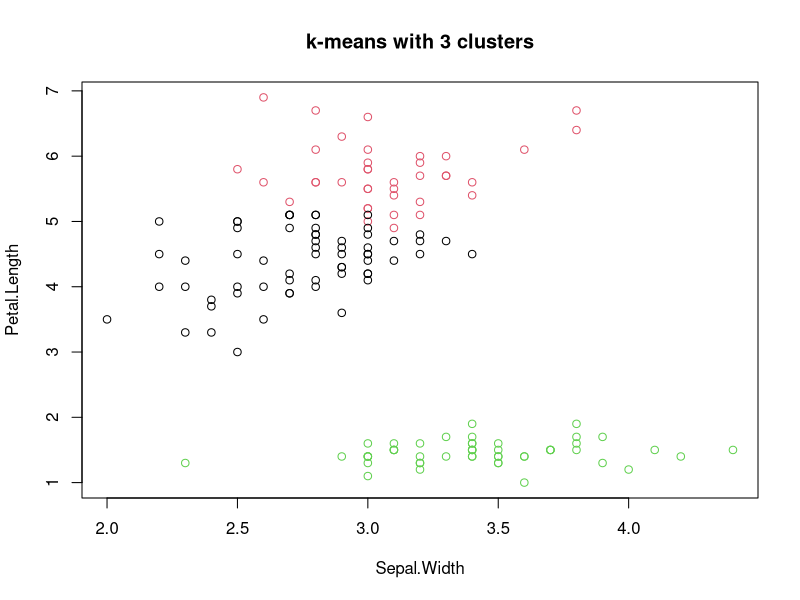
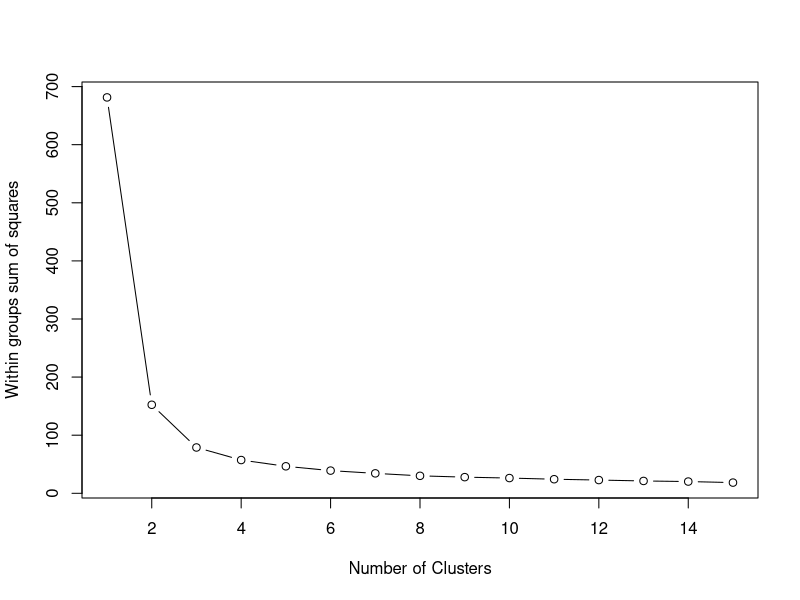
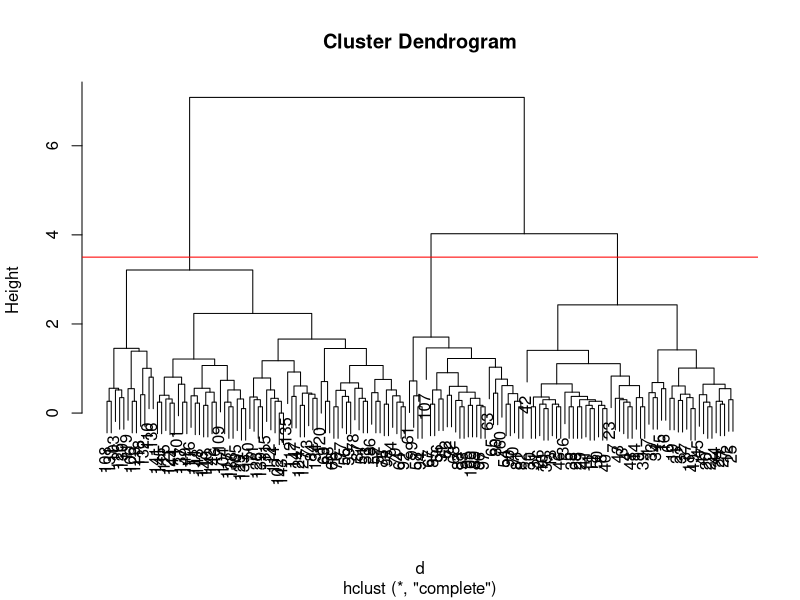
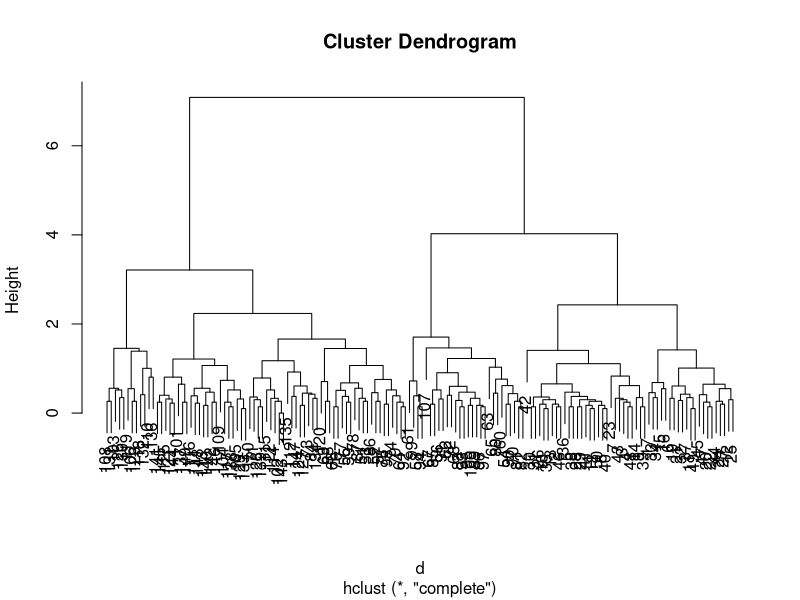
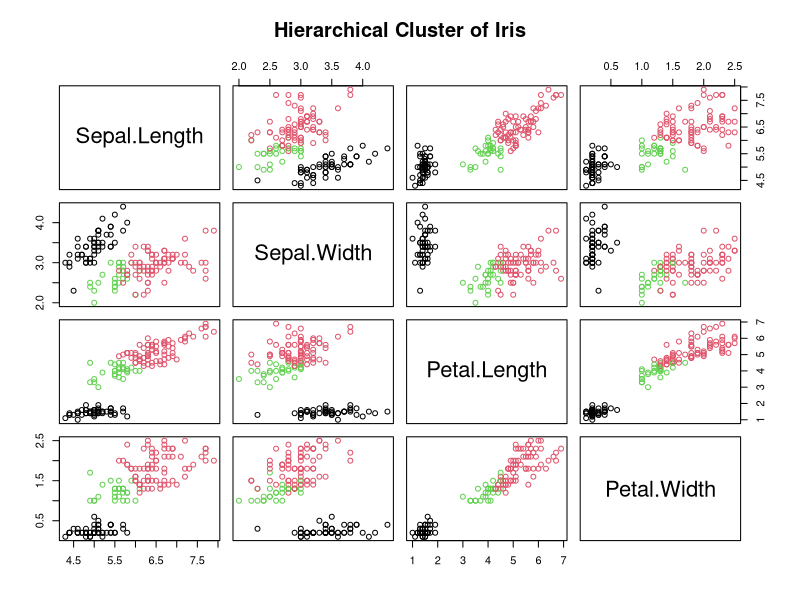

Reproduce these figures in R, in order.
# Title : Machine Learning (Clustering)


#loading iris database
x <- iris

#Berkenalan dulu dengan data (hint: summary(), dim(), plot())
summary(x)

# Create the k-means model: km.out
km.out <- kmeans(x[,1:4], center=3, nstart=10)

km.out_empat <- kmeans(x[,1:4], center=4, nstart=10)

# Inspect the result
summary(km.out)

# Print the cluster membership component of the model
print(km.out$cluster)

# Print the km.out object
print(km.out)

# Scatter plot of x
plot(x[,2:3], col = km.out$cluster,
     main = "k-means with 3 clusters")

# Determine Number of Clusters
# Initialize total within sum of squares error: wss
wss <- 0

# For 1 to 15 cluster centers
for (i in 1:15) {
  km.out <- kmeans(x[,1:4], centers = i, nstart = 20)
  # Save total within sum of squares to wss variable
  wss[i] <- km.out$tot.withinss
}

# Plot total within sum of squares vs. number of clusters
plot(1:15, wss, type = "b", 
     xlab = "Number of Clusters", 
     ylab = "Within groups sum of squares")


#Jika ingin memprediksi dengan data baru, masuk cluster yang mana: 
# https://stackoverflow.com/questions/20621250/simple-approach-to-assigning-clusters-for-new-data-after-k-means-clustering 
# You could use the flexclust package, which has an implemented predict method for k-means. 

#Kode untuk Hierarchical Clustering

#loading iris database
x <- iris

#Berkenalan dulu dengan data (hint: summary(), dim(), plot())

# Calculates similarity as Euclidean distance between observations
d <- dist(x[,1:4])

# Returns hierarchical clustering model
hclust.out <- hclust(d = d)

summary(hclust.out)

# Draws a dendrogram
layout(1)
plot(hclust.out)
abline(h = 3.5, col = "red")

# Cut by height h
cutree(hclust.out, h = 6)

# Cut by number of clusters
cutree(hclust.out, k = 3)

# Fitting hierarchical clustering models using different methods
hclust.complete <- hclust(d, method = "complete")
hclust.average <- hclust(d, method = "average")
hclust.single <- hclust(d, method = "single")

plot(hclust.complete)

# Check if scaling is necessary
colMeans(x[,1:4])
apply(x[,1:4], 2, sd)

# Produce new matrix with columns of mean of 0 and sd of 1
scaled_x <- scale(x[,1:4]) # normalization scaling 
df.scaled_x <- data.frame(scaled_x) # ubah jadi data frame 
colMeans(scaled_x)  # check means for each column 
apply(scaled_x, 2, sd) 
apply(scaled_x, 2, max)

hclust.out.scaled <- hclust(dist(scaled_x))
x$label_scaled <- cutree(hclust.out.scaled,k=3)
x$label <- cutree(hclust.out,k=3)

plot(x[,1:4], col = x$label,
     main = "Hierarchical Cluster of Iris")

############# EXERCISE USING HIERARCHICAL CLUSTER FOR RFM ONLINE RETAIL USE CASE #######

# 1. Buka machinelearning_rfm.R, lakukan hierarchical clustering untuk dataset online retail use case. 
# 2. Create Similarity Matrix untuk dataset online retail use case, jadikan file similarity_matrix.R sebagai inspirasi.
